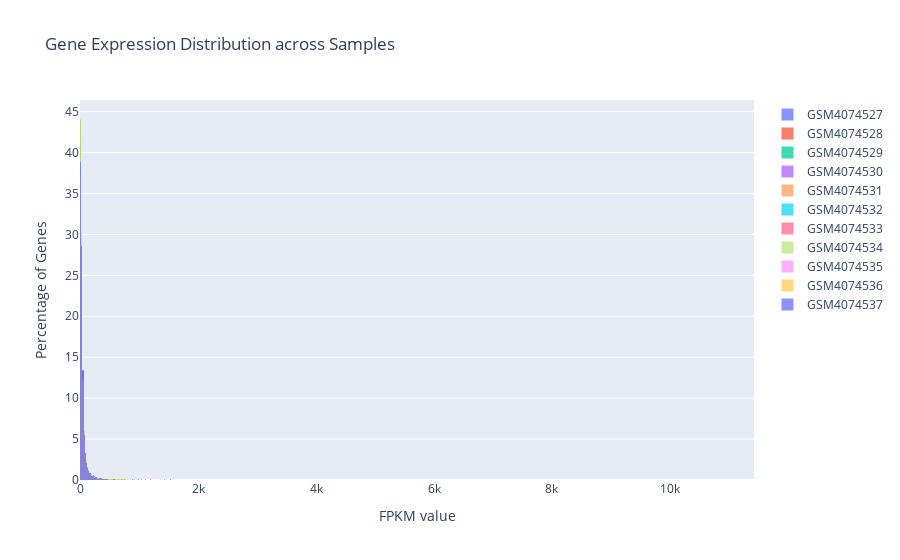

The code cell stored with this chart in its notebook:
### Code cell
import plotly.graph_objects as go

# Extract all sample columns for gene expression distribution
sample_columns = demo_fpkm_data.columns[1:]
data = []

# For each sample, generate a histogram trace
for sample in sample_columns:
    data.append(
        go.Histogram(
            x=demo_fpkm_data[sample],
            opacity=0.75,
            name=sample,
            histnorm='percent'
        )
    )

# Layout configuration for the histogram
layout = go.Layout(
    title="Gene Expression Distribution across Samples",
    xaxis=dict(title="FPKM value"),
    yaxis=dict(title="Percentage of Genes"),
    barmode='overlay'
)

# Create the figure
fig = go.Figure(data=data, layout=layout)

fig

### Figure 1 — Plotly figure (JSON) as saved in the notebook; plotly's stock layout.template omitted (floating-point values rounded to 4 significant figures; data arrays with more than 128 entries replaced by an {"elided": "..."} marker saying what was removed)
{"data": [{"histnorm": "percent", "name": "GSM4074527", "opacity": 0.75, "type": "histogram", "x": {"elided": "9292 float values"}}, {"histnorm": "percent", "name": "GSM4074528", "opacity": 0.75, "type": "histogram", "x": {"elided": "9292 float values"}}, {"histnorm": "percent", "name": "GSM4074529", "opacity": 0.75, "type": "histogram", "x": {"elided": "9292 float values"}}, {"histnorm": "percent", "name": "GSM4074530", "opacity": 0.75, "type": "histogram", "x": {"elided": "9292 float values"}}, {"histnorm": "percent", "name": "GSM4074531", "opacity": 0.75, "type": "histogram", "x": {"elided": "9292 float values"}}, {"histnorm": "percent", "name": "GSM4074532", "opacity": 0.75, "type": "histogram", "x": {"elided": "9292 float values"}}, {"histnorm": "percent", "name": "GSM4074533", "opacity": 0.75, "type": "histogram", "x": {"elided": "9292 float values"}}, {"histnorm": "percent", "name": "GSM4074534", "opacity": 0.75, "type": "histogram", "x": {"elided": "9292 float values"}}, {"histnorm": "percent", "name": "GSM4074535", "opacity": 0.75, "type": "histogram", "x": {"elided": "9292 float values"}}, {"histnorm": "percent", "name": "GSM4074536", "opacity": 0.75, "type": "histogram", "x": {"elided": "9292 float values"}}, {"histnorm": "percent", "name": "GSM4074537", "opacity": 0.75, "type": "histogram", "x": {"elided": "9292 float values"}}], "layout": {"barmode": "overlay", "title": {"text": "Gene Expression Distribution across Samples"}, "xaxis": {"title": {"text": "FPKM value"}}, "yaxis": {"title": {"text": "Percentage of Genes"}}}}
